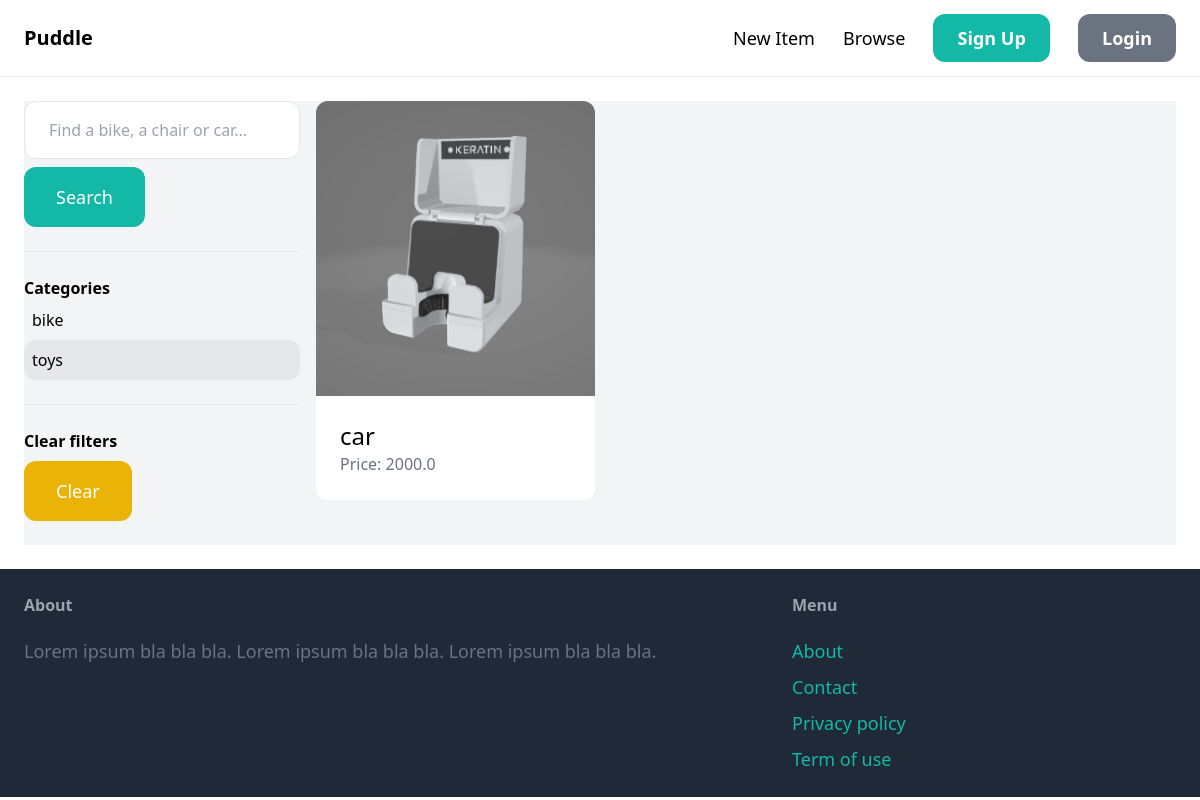
The app's page /item/?query=&category=5 with its own data.
### item/models.py (models this page shows, shortened)
class Category(models.Model):
    name = models.CharField(max_length=255)
    class Meta:
        ordering = ('name',)
        verbose_name_plural = "Categories"

class Item(models.Model):
    category = models.ForeignKey(Category, related_name='items', on_delete=models.CASCADE)
    name = models.CharField(max_length=255)
    description = models.TextField(blank=True, null=True)
    price = models.FloatField()
    image = models.ImageField(upload_to='item_images', blank=True, null=True)
    is_sold = models.BooleanField(default=False)
    created_by = models.ForeignKey(User, related_name='items', on_delete=models.CASCADE)
    created_at = models.DateTimeField(auto_now_add=True)

### item/views.py (the view)
# urls.py: path("",views.items , name="items"),
def items(request):
    query = request.GET.get('query', '')
    categories = Category.objects.all()
    category_id = request.GET.get('category', 0)
    items = Item.objects.filter(is_sold=False)
    if category_id:
        items = items.filter(category=category_id)
    if query:
        items = items.filter(Q(name__icontains=query) | Q(description__icontains=query))
    return render(request, 'item/items.html',{
        "items" : items,
        'qurey':query,
        'categories': categories,
        'category_id' : int(category_id)
    })

### item/templates/item/items.html (shortened to what this page needs)
{% extends 'core/base.html' %}
{% block content %}
    <div class="pb-6 grid grid-cols-4 gap-4 bg-gray-100">
        <div class="col-span-1">
            <form method="get" action="{% url "item:items" %}">
                <input name="query" class="w-full py-4 px-6 border rounded-xl" type="text" value="" placeholder="Find a bike, a chair or car...">
                <button class="mt-2 py-4 px-8 text-lg bg-teal-500 text-white rounded-xl">Search</button>
            </form>
            <hr class="my-6">
            <p class="font-semibold">Categories</p>
            <ul>
                {% for category in categories %}
                    <li class="py-2 px-2 rounded-xl{% if category.id == category_id %} bg-gray-200{% endif %}">
                        <a href="{% url 'item:items' %}?query={{query}}&category={{ category.id }}">{{ category.name }}</a>
                    </li>
                {% endfor %}
            </ul>
            <hr class="my-6">
            <p class="font-semibold">Clear filters</p>
            <ul>
                <li><a href="{% url 'item:items' %}" class="mt-2 py-4 px-8 inline-block bg-yellow-500 text-lg rounded-xl text-white">Clear</a>
        </div>
        <div class="col-span-3">
            <div class="grid grid-cols-3 gap-3">
                {% for item in items %}
                    <div>
                        <a href="{% url 'item:detail' item.id %}">
                            <div>
                                <img src="{{ item.image.url }}" class="rounded-t-xl">
                            </div>
                            <div class="p-6 bg-white rounded-b-xl">
                                <h2 class="text-2xl">{{ item.name }}</h2>
                                <p class="text-gray-500">Price: {{ item.price }}</p>
                            </div>
                        </a>
                    </div>
                {% endfor %}
            </div>
        </div>
    </div>
{% endblock %}

### core/static/core/style.css (style rules this page uses)
form button { margin-top: 1rem; }

### records on screen
Category: name "bike"
Category: name "toys"
Item: image (picture), name "car", price "2000.0"
